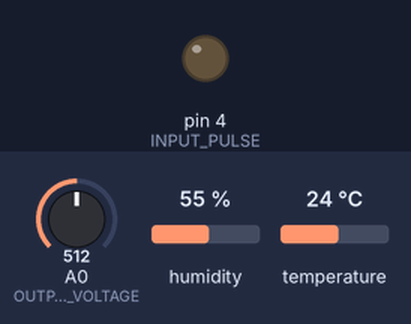
The sketch below on a simulated Arduino Uno, built with avr-gcc and run on an emulated ATmega328P. Shown: output pins drawn as LEDs (lit = HIGH). Inputs (shaded band) come from the test bench; at power-on: A0 (OUTPUT_VOLTAGE) = 512, humidity 55 %, temperature 24 °C.

Above: at 0.1 s.
At 2.1 s:
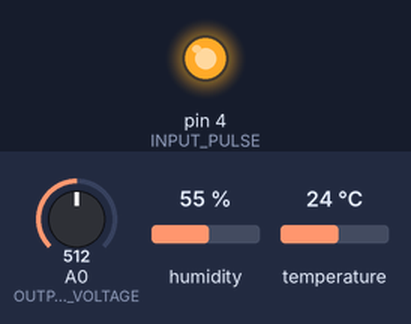
Timing chart, 0 to 3.6 s (numbered marks = the images above):
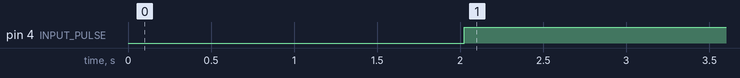

Measured:
- by itself, pin 4 (INPUT_PULSE): LOW → HIGH at 2.0 s

The sketch:

application_15.ino
```cpp
#include <SoftwareSerial.h> //소프트웨어 시리얼 라이브러리 추가
#include <DHT.h> //온습도 센서 라이브러리 추가

#define TXD 2 //TXD를 2번 핀으로 설정
#define RXD 3 //RXD를 3번 핀으로 설정
#define INPUT_PULSE 4 //4번 핀으로 입력 펄스 인가
#define DHTPIN 7  //온습도 센서 out 7번 핀으로 설정
#define DHTTYPE DHT11   // 온습도 센서 타입 선택
#define OUTPUT_VOLTAGE A0 //A0 핀으로 출력 전압 입력

SoftwareSerial mySerial(TXD, RXD); //소프트웨어 시리얼 mySerial 객체 선언
DHT dht(DHTPIN, DHTTYPE); //DHT 센서 초기화

float preVoltage = 0; //0~1023 범위의 출력 전압
float voltage = 0; //0~5 범위의 출력 전압
float dustDensity = 0; //미세먼지 농도 수치
float sumDustDensity = 0; //미세먼지 농도 수치 합
float avgDustDensity = 0; //미세먼지 농도 수치 평균

void setup() {
  mySerial.begin(9600); //소프트웨어 시리얼 동기화
  dht.begin(); //핀 설정
  pinMode(INPUT_PULSE, OUTPUT); //4번 핀 출력으로 설정
  pinMode(OUTPUT_VOLTAGE, INPUT); //A0 핀 입력으로 설정
}

void loop() {

  delay(2000); //측정 간 2초 대기

  float humidity = dht.readHumidity(); //습도 데이터를 읽어와 변수에 저장
  float temperature = dht.readTemperature(); //온도 데이터를 읽어와 변수에 저장
  sumDustDensity = 0; //미세먼지 농도 수치 합을 초기화
  for(int i=0;i<30;i++) //미세먼지 농도 수치 30회 측정
  {
    digitalWrite(INPUT_PULSE, LOW); //입력 펄스 인가
    delayMicroseconds(280); //0.28ms 대기
    preVoltage = analogRead(OUTPUT_VOLTAGE); //A0 핀으로부터 데이터를 읽어 preVoltage에 저장
    delayMicroseconds(40); //0.04ms 대기
    digitalWrite(INPUT_PULSE, HIGH); //입력 펄스 종료
    delayMicroseconds(9680); //9.68ms 대기
    voltage = preVoltage * 5.0 / 1024.0; //0~5 범위 전압 값으로 변환 후 voltage에 저장
    dustDensity = (voltage-0.3)/0.005; //미세먼지 농도 수치 dustDensity에 저장
    sumDustDensity += dustDensity; //미세먼지 농도 수치 합계
    delay(10); //데이터 계산 간 10ms 대기
  }
  avgDustDensity = sumDustDensity / 30.0; //미세먼지 농도 수치의 평균 값을 avgDustDensity에 저장
  if (isnan(humidity) || isnan(temperature)) { //데이터를 읽어오지 못했을 경우 loop() 함수 종료
    return;
  }
  mySerial.print(humidity,1); //소수점 첫째자리까지 습도 데이터 출력
  mySerial.print("%\t"); //습도 단위 출력 후 탭 만큼 커서 이동
  mySerial.print(temperature,1); //소수점 첫째자리까지 온도 데이터 출력
  mySerial.print("C\t"); //온도 단위 출력 후 탭 만큼 커서 이동
  mySerial.print(avgDustDensity,1); //소수점 첫째자리까지 미세먼지 데이터 출력
  mySerial.println("ug/m3"); //미세먼지 단위 출력
}
```
